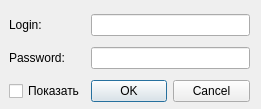
<?xml version="1.0" encoding="UTF-8"?>
<ui version="4.0">
 <class>AuthForm</class>
 <widget class="QDialog" name="AuthForm">
  <property name="geometry">
   <rect>
    <x>0</x>
    <y>0</y>
    <width>261</width>
    <height>109</height>
   </rect>
  </property>
  <property name="sizePolicy">
   <sizepolicy hsizetype="Minimum" vsizetype="Minimum">
    <horstretch>0</horstretch>
    <verstretch>0</verstretch>
   </sizepolicy>
  </property>
  <property name="windowTitle">
   <string>Dialog</string>
  </property>
  <widget class="QWidget" name="gridLayoutWidget">
   <property name="geometry">
    <rect>
     <x>9</x>
     <y>9</y>
     <width>241</width>
     <height>98</height>
    </rect>
   </property>
   <layout class="QGridLayout" name="gridLayout">
    <item row="1" column="0">
     <widget class="QLabel" name="label">
      <property name="text">
       <string>Login:</string>
      </property>
     </widget>
    </item>
    <item row="2" column="0">
     <widget class="QLabel" name="label_2">
      <property name="text">
       <string>Password:</string>
      </property>
     </widget>
    </item>
    <item row="3" column="2">
     <widget class="QDialogButtonBox" name="buttonBox">
      <property name="orientation">
       <enum>Qt::Horizontal</enum>
      </property>
      <property name="standardButtons">
       <set>QDialogButtonBox::Cancel|QDialogButtonBox::Ok</set>
      </property>
     </widget>
    </item>
    <item row="2" column="2">
     <widget class="QLineEdit" name="lineEdit"/>
    </item>
    <item row="1" column="2">
     <widget class="QLineEdit" name="lineEdit_2"/>
    </item>
    <item row="3" column="0">
     <widget class="QCheckBox" name="checkBox">
      <property name="text">
       <string>Показать</string>
      </property>
     </widget>
    </item>
   </layout>
  </widget>
 </widget>
 <resources/>
 <connections>
  <connection>
   <sender>buttonBox</sender>
   <signal>accepted()</signal>
   <receiver>AuthForm</receiver>
   <slot>accept()</slot>
   <hints>
    <hint type="sourcelabel">
     <x>248</x>
     <y>254</y>
    </hint>
    <hint type="destinationlabel">
     <x>157</x>
     <y>274</y>
    </hint>
   </hints>
  </connection>
  <connection>
   <sender>buttonBox</sender>
   <signal>rejected()</signal>
   <receiver>AuthForm</receiver>
   <slot>reject()</slot>
   <hints>
    <hint type="sourcelabel">
     <x>316</x>
     <y>260</y>
    </hint>
    <hint type="destinationlabel">
     <x>286</x>
     <y>274</y>
    </hint>
   </hints>
  </connection>
 </connections>
</ui>
